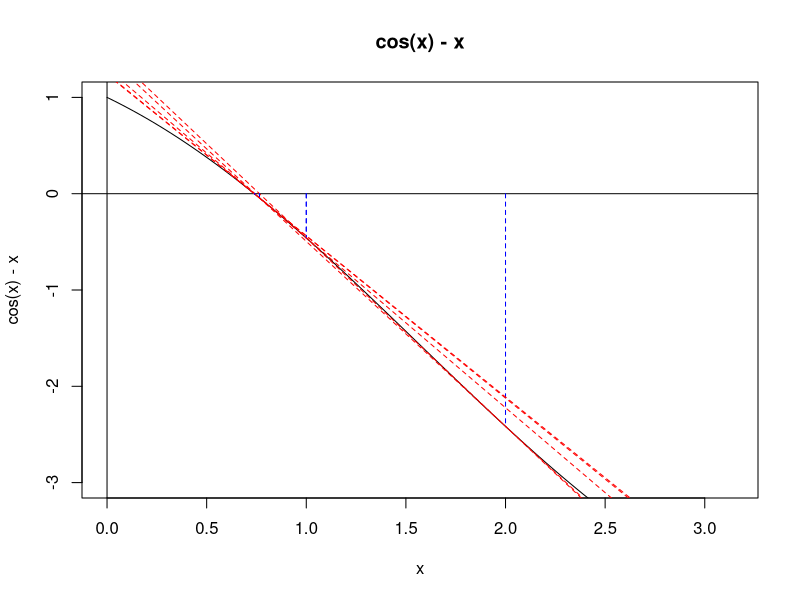
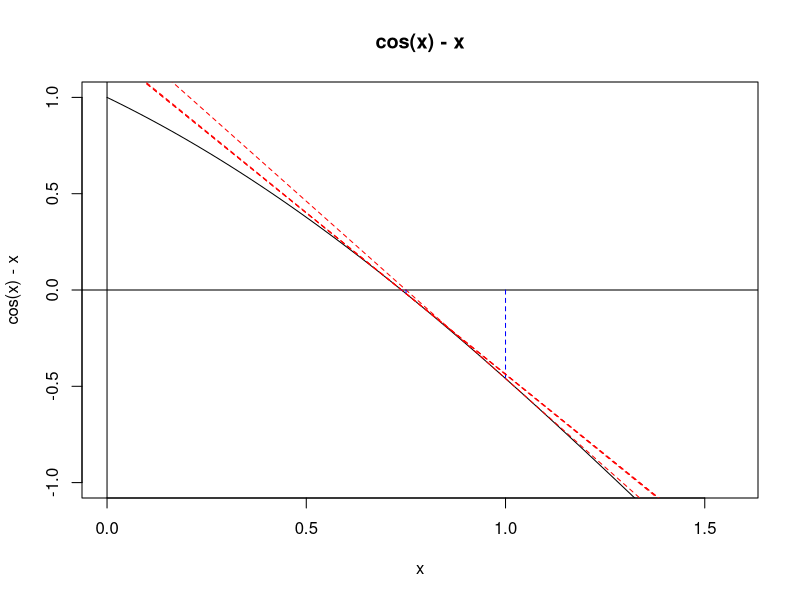
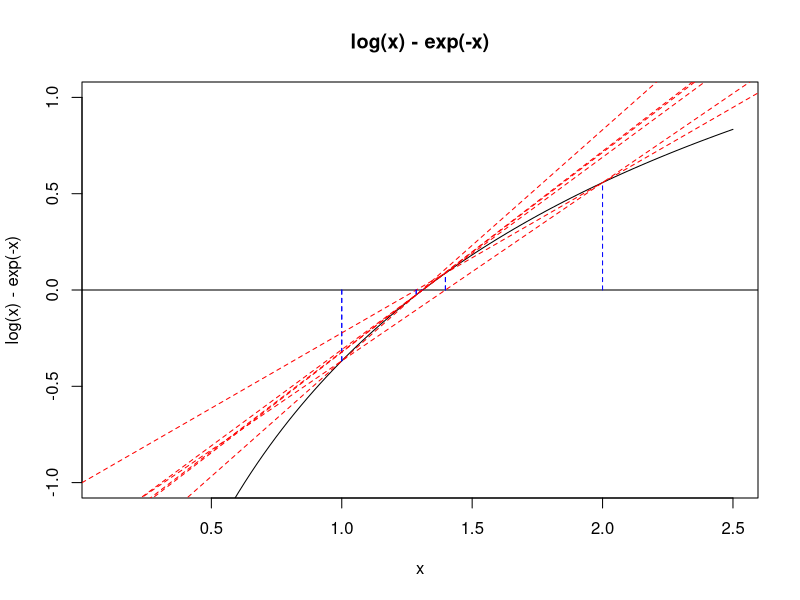
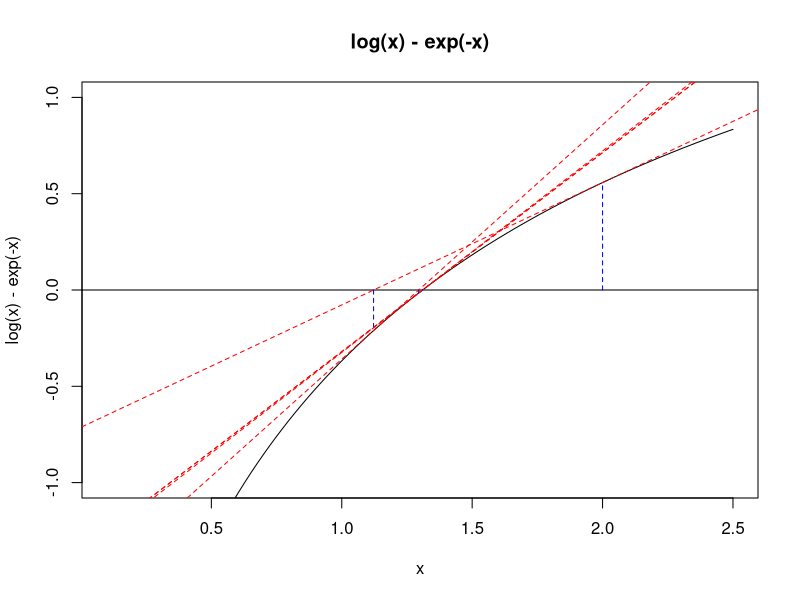

The R script that drew these images, in order:
## ---- chunk 1
# define Secant Method

SM <- function(func, startingvalue, tolerance = 1E-05, maxnumbers = 10000){
  b <- (func(startingvalue[1]) - func(startingvalue[2])) / (startingvalue[1] - startingvalue[2])
  a <- func(startingvalue[1]) - b * startingvalue[1]
  point <- matrix(c(startingvalue, a, b))
  i <- 1
  Dev <- 10000
  while(Dev > tolerance & i < maxnumbers){
    i <- i+1
    x <- -point[3, i-1] / point[4,i-1]
    co <- (func(point[2, i-1]) - func(x)) / (point[2, i-1] - x)
    inter <- func(x) - co * x
    point <- cbind(point, c(x, point[1, i-1], inter, co))
    Dev <- abs(func(x))
  }
  return(point)
}
## ---- chunk 2
# define Newton Raphson function
NewtonRaphson <- function(func, startingvalue, MaxnumberofIterations, Tolerance){
  Dev <- 10000
  i <- 0
  x <- startingvalue
  while (i < MaxnumberofIterations & Dev > Tolerance) {
    fx <- func(x)
    if (is.nan(fx[1]) || is.nan(fx[2])){
      break
    }
    abline(b = fx[2], a = fx[1] - fx[2] * x, col = "red", lty = 2)
    segments(x, 0, x, fx[1], col = "blue", lty = 2)
    x <- x - fx[1] / fx[2]
    Dev <- abs(fx[1])
    i <- i + 1
  }
  return(c(x,i))
}
## ---- chunk 3
# define functions

fx1 <- function(x){
  return(cos(x) - x)
}

fx2 <- function(x){
  return(log(x) - exp(-x))
}

fx3 <- function(x){
  return(c(cos(x) - x, -sin(x) - 1))
}

fx4 <- function(x){
  return(c(log(x) - exp(-x), 1/x + exp(-x)))
}
## ---- chunk 4
# generate the result and figure
ResultSM1 <- SM(fx1, c(1,2))
curve(cos(x) - x, 0, pi, ylim = c(-3, 1), main = "cos(x) - x")
abline(h = 0, v = 0)
for(j in 1:ncol(ResultSM1)){
  segments(ResultSM1[1,j], 0, ResultSM1[1,j], fx1(ResultSM1[1,j]), col = "blue", lty = 2)
  segments(ResultSM1[2,j], 0, ResultSM1[2,j], fx1(ResultSM1[2,j]), col = "blue", lty = 2)
  abline(b = ResultSM1[4,j], a = ResultSM1[3,j], col = "red", lty = 2)
}
## ---- chunk 5
curve(cos(x) - x, 0, 1/2*pi, ylim = c(-1,1), main = "cos(x) - x", lwd = 1)
abline(h = 0, v = 0)
NR1 <- NewtonRaphson(fx3, 1, 10000, 1E-05)
## ---- chunk 6
# generate the result and figure
ResultSM2 <- SM(fx2, c(1,2))
curve(log(x) - exp(-x), xlim = c(0.1, 2.5), ylim = c(-1, 1), main = "log(x) - exp(-x)")
abline(h = 0, v = 0)
for(j in 1:ncol(ResultSM2)){
  segments(ResultSM2[1,j], 0, ResultSM2[1,j], fx2(ResultSM2[1,j]), col = "blue", lty = 2)
  segments(ResultSM2[2,j], 0, ResultSM2[2,j], fx2(ResultSM2[2,j]), col = "blue", lty = 2)
  abline(b = ResultSM2[4,j], a = ResultSM2[3,j], col = "red", lty = 2)
}
## ---- chunk 7
curve(log(x) - exp(-x), xlim = c(0.1, 2.5), ylim = c(-1, 1), main = "log(x) - exp(-x)")
abline(h = 0, v = 0)
NR2 <- NewtonRaphson(fx4, 2, 10000, 1E-05)
## ---- chunk 8
Comparison <- rbind(c(ResultSM1[1,ncol(ResultSM1)],ncol(ResultSM1),fx1(ResultSM1[1,ncol(ResultSM1)])),c(NR1,fx1(NR1[1])), c(ResultSM2[1,ncol(ResultSM2)], ncol(ResultSM2),fx2(ResultSM2[1,ncol(ResultSM2)])),c(NR2,fx2(NR2[1])))
row.names(Comparison) <- c("SM1","NR1","SM2","NR2")
colnames(Comparison) <- c("x","iterations","fx")
Comparison
